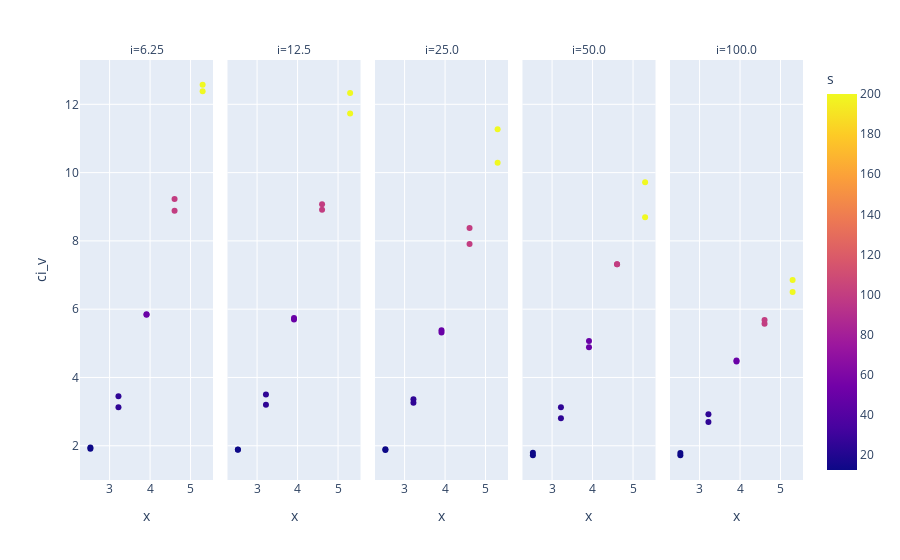

The notebook cell this image was saved under:
### Code cell
px.scatter(c_obs, x=np.log(c_obs["s"]), y="ci_v", color="s", facet_col="i")

### Figure 1 — Plotly figure (JSON) as saved in the notebook; plotly's stock layout.template omitted (floating-point values rounded to 4 significant figures)
{"data": [{"hovertemplate": "i=6.25<br>x=%{x}<br>ci_v=%{y}<br>s=%{marker.color}<extra></extra>", "legendgroup": "", "marker": {"color": [200, 200, 100, 100, 50, 50, 25, 25, 12.5, 12.5], "coloraxis": "coloraxis", "symbol": "circle"}, "mode": "markers", "name": "", "orientation": "v", "showlegend": false, "type": "scatter", "x": [5.298, 5.298, 4.605, 4.605, 3.912, 3.912, 3.219, 3.219, 2.526, 2.526], "xaxis": "x", "y": [12.38, 12.57, 8.882, 9.225, 5.853, 5.835, 3.129, 3.452, 1.914, 1.951], "yaxis": "y"}, {"hovertemplate": "i=12.5<br>x=%{x}<br>ci_v=%{y}<br>s=%{marker.color}<extra></extra>", "legendgroup": "", "marker": {"color": [200, 200, 100, 100, 50, 50, 25, 25, 12.5, 12.5], "coloraxis": "coloraxis", "symbol": "circle"}, "mode": "markers", "name": "", "orientation": "v", "showlegend": false, "type": "scatter", "x": [5.298, 5.298, 4.605, 4.605, 3.912, 3.912, 3.219, 3.219, 2.526, 2.526], "xaxis": "x2", "y": [11.73, 12.33, 9.072, 8.914, 5.701, 5.74, 3.204, 3.504, 1.886, 1.893], "yaxis": "y2"}, {"hovertemplate": "i=25.0<br>x=%{x}<br>ci_v=%{y}<br>s=%{marker.color}<extra></extra>", "legendgroup": "", "marker": {"color": [200, 200, 100, 100, 50, 50, 25, 25, 12.5, 12.5], "coloraxis": "coloraxis", "symbol": "circle"}, "mode": "markers", "name": "", "orientation": "v", "showlegend": false, "type": "scatter", "x": [5.298, 5.298, 4.605, 4.605, 3.912, 3.912, 3.219, 3.219, 2.526, 2.526], "xaxis": "x3", "y": [10.29, 11.27, 7.907, 8.38, 5.384, 5.315, 3.361, 3.259, 1.878, 1.9], "yaxis": "y3"}, {"hovertemplate": "i=50.0<br>x=%{x}<br>ci_v=%{y}<br>s=%{marker.color}<extra></extra>", "legendgroup": "", "marker": {"color": [200, 200, 100, 100, 50, 50, 25, 25, 12.5, 12.5], "coloraxis": "coloraxis", "symbol": "circle"}, "mode": "markers", "name": "", "orientation": "v", "showlegend": false, "type": "scatter", "x": [5.298, 5.298, 4.605, 4.605, 3.912, 3.912, 3.219, 3.219, 2.526, 2.526], "xaxis": "x4", "y": [8.694, 9.717, 7.313, 7.313, 5.07, 4.884, 2.805, 3.129, 1.794, 1.722], "yaxis": "y4"}, {"hovertemplate": "i=100.0<br>x=%{x}<br>ci_v=%{y}<br>s=%{marker.color}<extra></extra>", "legendgroup": "", "marker": {"color": [200, 200, 100, 100, 50, 50, 25, 25, 12.5, 12.5], "coloraxis": "coloraxis", "symbol": "circle"}, "mode": "markers", "name": "", "orientation": "v", "showlegend": false, "type": "scatter", "x": [5.298, 5.298, 4.605, 4.605, 3.912, 3.912, 3.219, 3.219, 2.526, 2.526], "xaxis": "x5", "y": [6.854, 6.503, 5.575, 5.68, 4.467, 4.498, 2.695, 2.924, 1.722, 1.785], "yaxis": "y5"}], "layout": {"annotations": [{"font": {}, "showarrow": false, "text": "i=6.25", "x": 0.092, "xanchor": "center", "xref": "paper", "y": 1, "yanchor": "bottom", "yref": "paper"}, {"font": {}, "showarrow": false, "text": "i=12.5", "x": 0.296, "xanchor": "center", "xref": "paper", "y": 1, "yanchor": "bottom", "yref": "paper"}, {"font": {}, "showarrow": false, "text": "i=25.0", "x": 0.5, "xanchor": "center", "xref": "paper", "y": 1, "yanchor": "bottom", "yref": "paper"}, {"font": {}, "showarrow": false, "text": "i=50.0", "x": 0.704, "xanchor": "center", "xref": "paper", "y": 1, "yanchor": "bottom", "yref": "paper"}, {"font": {}, "showarrow": false, "text": "i=100.0", "x": 0.908, "xanchor": "center", "xref": "paper", "y": 1, "yanchor": "bottom", "yref": "paper"}], "coloraxis": {"colorbar": {"title": {"text": "s"}}, "colorscale": [[0, "#0d0887"], [0.1111, "#46039f"], [0.2222, "#7201a8"], [0.3333, "#9c179e"], [0.4444, "#bd3786"], [0.5556, "#d8576b"], [0.6667, "#ed7953"], [0.7778, "#fb9f3a"], [0.8889, "#fdca26"], [1, "#f0f921"]]}, "legend": {"tracegroupgap": 0}, "margin": {"t": 60}, "xaxis": {"anchor": "y", "domain": [0, 0.184], "title": {"text": "x"}}, "xaxis2": {"anchor": "y2", "domain": [0.204, 0.388], "matches": "x", "title": {"text": "x"}}, "xaxis3": {"anchor": "y3", "domain": [0.408, 0.592], "matches": "x", "title": {"text": "x"}}, "xaxis4": {"anchor": "y4", "domain": [0.612, 0.796], "matches": "x", "title": {"text": "x"}}, "xaxis5": {"anchor": "y5", "domain": [0.816, 1], "matches": "x", "title": {"text": "x"}}, "yaxis": {"anchor": "x", "domain": [0, 1], "title": {"text": "ci_v"}}, "yaxis2": {"anchor": "x2", "domain": [0, 1], "matches": "y", "showticklabels": false}, "yaxis3": {"anchor": "x3", "domain": [0, 1], "matches": "y", "showticklabels": false}, "yaxis4": {"anchor": "x4", "domain": [0, 1], "matches": "y", "showticklabels": false}, "yaxis5": {"anchor": "x5", "domain": [0, 1], "matches": "y", "showticklabels": false}}}
